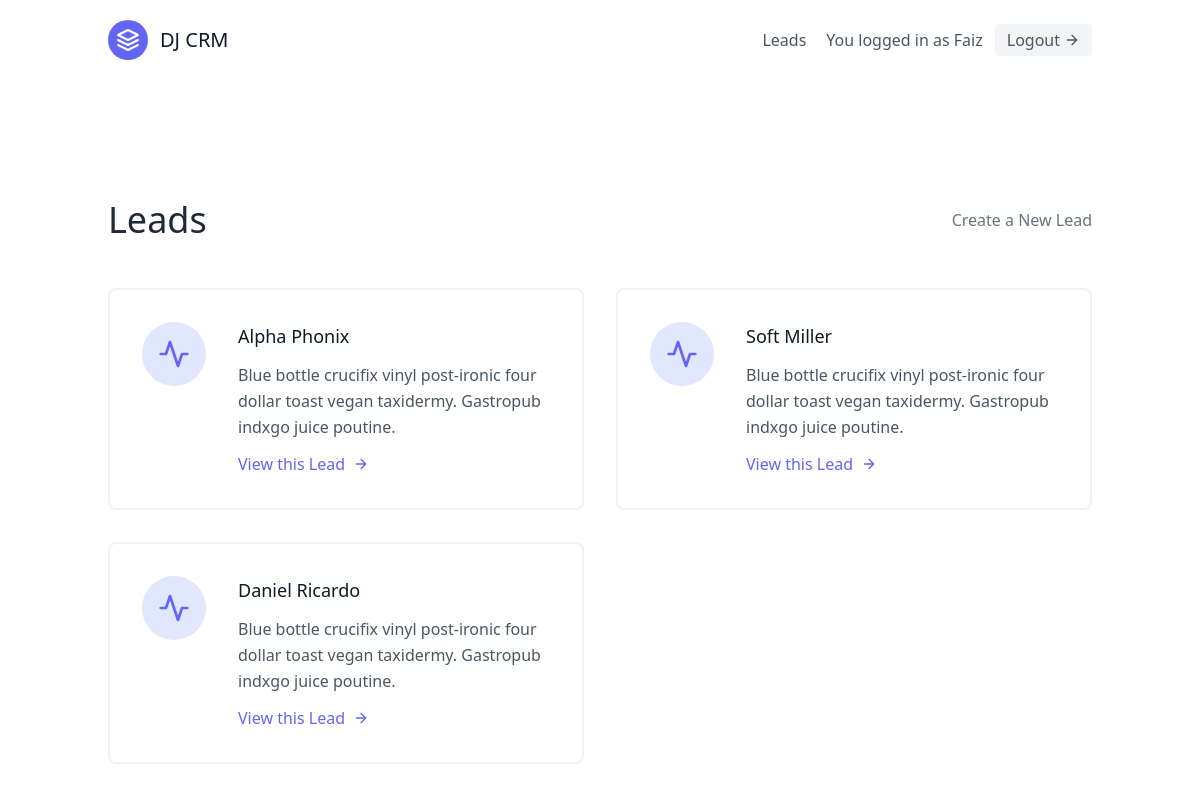
/APP1/leads/ (signed in), run on the app's committed database.
### APP1/models.py (models this page shows, shortened)
class User(AbstractUser):
    pass

class Lead(models.Model):
    firstName = models.CharField(max_length=20)
    lastName = models.CharField(max_length=20)
    age = models.IntegerField(blank = True, null = True)
    agent = models.ForeignKey(Agent, on_delete=models.CASCADE)

### APP1/views.py (the view)
# urls.py: path("leads/", views.Leadlistview.as_view(), name = "leads"),
class Leadlistview(LoginRequiredMixin, generic.ListView):
    template_name = "APP1/leads.html"
    queryset = models.Lead.objects.all()
    context_object_name = "leads"

### APP1/templates/APP1/leads.html (shortened to what this page needs)
{% extends "base.html" %} {% block content %}
<section class="text-gray-600 body-font">
  <div class="container px-5 py-24 mx-auto flex flex-wrap">
    <div
      class="w-full mb-6 py-6 flex justify-between items-center border-between border-gray-200"
    >
      <div>
        <h1 class="text-4xl text-gray-800">Leads</h1>
      </div>
      <div>
        <a class="text-gray-500 hover:text-blue-500" href="/APP1/create_lead"
          >Create a New Lead</a
        >
      </div>
    </div>
    <div class="flex flex-wrap -m-4">
      {% for lead in leads%}
      <div class="p-4 lg:w-1/2 md:w-full">
        <div
          class="flex border-2 rounded-lg border-gray-200 border-opacity-50 p-8 sm:flex-row flex-col"
        >
          <div
            class="w-16 h-16 sm:mr-8 sm:mb-0 mb-4 inline-flex items-center justify-center rounded-full bg-indigo-100 text-indigo-500 flex-shrink-0"
          >
            <svg
              fill="none"
              stroke="currentColor"
              stroke-linecap="round"
              stroke-linejoin="round"
              stroke-width="2"
              class="w-8 h-8"
              viewBox="0 0 24 24"
            >
              <path d="M22 12h-4l-3 9L9 3l-3 9H2"></path>
            </svg>
          </div>
          <div class="flex-grow">
            <h2 class="text-gray-900 text-lg title-font font-medium mb-3">
              {{lead.firstName}} {{lead.lastName}}
            </h2>
            <p class="leading-relaxed text-base">
              Blue bottle crucifix vinyl post-ironic four dollar toast vegan
              taxidermy. Gastropub indxgo juice poutine.
            </p>
            <a
              href="/APP1/leads_details/{{lead.id}}"
              class="mt-3 text-indigo-500 inline-flex items-center"
            >
              View this Lead
              <svg
                fill="none"
                stroke="currentColor"
                stroke-linecap="round"
                stroke-linejoin="round"
                stroke-width="2"
                class="w-4 h-4 ml-2"
                viewBox="0 0 24 24"
              >
                <path d="M5 12h14M12 5l7 7-7 7"></path>
              </svg>
            </a>
          </div>
        </div>
      </div>
      {% endfor %}
    </div>
  </div>
</section>
{% endblock %}

### templates/navbar.html (shortened to what this page needs)
<header class="text-gray-600 body-font">
    <div
      class="container mx-auto flex flex-wrap p-5 flex-col md:flex-row items-center"
    >
      <a
        class="flex title-font font-medium items-center text-gray-900 mb-4 md:mb-0"
      >
        <svg
          xmlns="http://www.w3.org/2000/svg"
          fill="none"
          stroke="currentColor"
          stroke-linecap="round"
          stroke-linejoin="round"
          stroke-width="2"
          class="w-10 h-10 text-white p-2 bg-indigo-500 rounded-full"
          viewBox="0 0 24 24"
        >
          <path
            d="M12 2L2 7l10 5 10-5-10-5zM2 17l10 5 10-5M2 12l10 5 10-5"
          ></path>
        </svg>
        <span class="ml-3 text-xl">DJ CRM</span>
      </a>
        <nav
          class="md:ml-auto flex flex-wrap items-center text-base justify-center"
        >
        <a href="{% url "APP1NameSpace:leads" %}" class="mr-5 hover:text-gray-900">Leads</a>
        </nav>
      {% if request.user.is_authenticated %}
        You logged in as {{request.user.username}}
        <a
          href="{% url 'logout' %}" class="ml-3 inline-flex items-center bg-gray-100 border-0 py-1 px-3 focus:outline-none hover:bg-gray-200 rounded text-base mt-4 md:mt-0">
          Logout
          <svg
            fill="none"
            stroke="currentColor"
            stroke-linecap="round"
            stroke-linejoin="round"
            stroke-width="2"
            class="w-4 h-4 ml-1"
            viewBox="0 0 24 24">
            <path d="M5 12h14M12 5l7 7-7 7"></path>
          </svg>
        </a>
      {% endif %}
    </div>
  </header>

### data on the page
User: user.username "Faiz"
Lead: firstName "Alpha", lastName "Phonix"
Lead: firstName "Soft", lastName "Miller"
Lead: firstName "Daniel", lastName "Ricardo"
